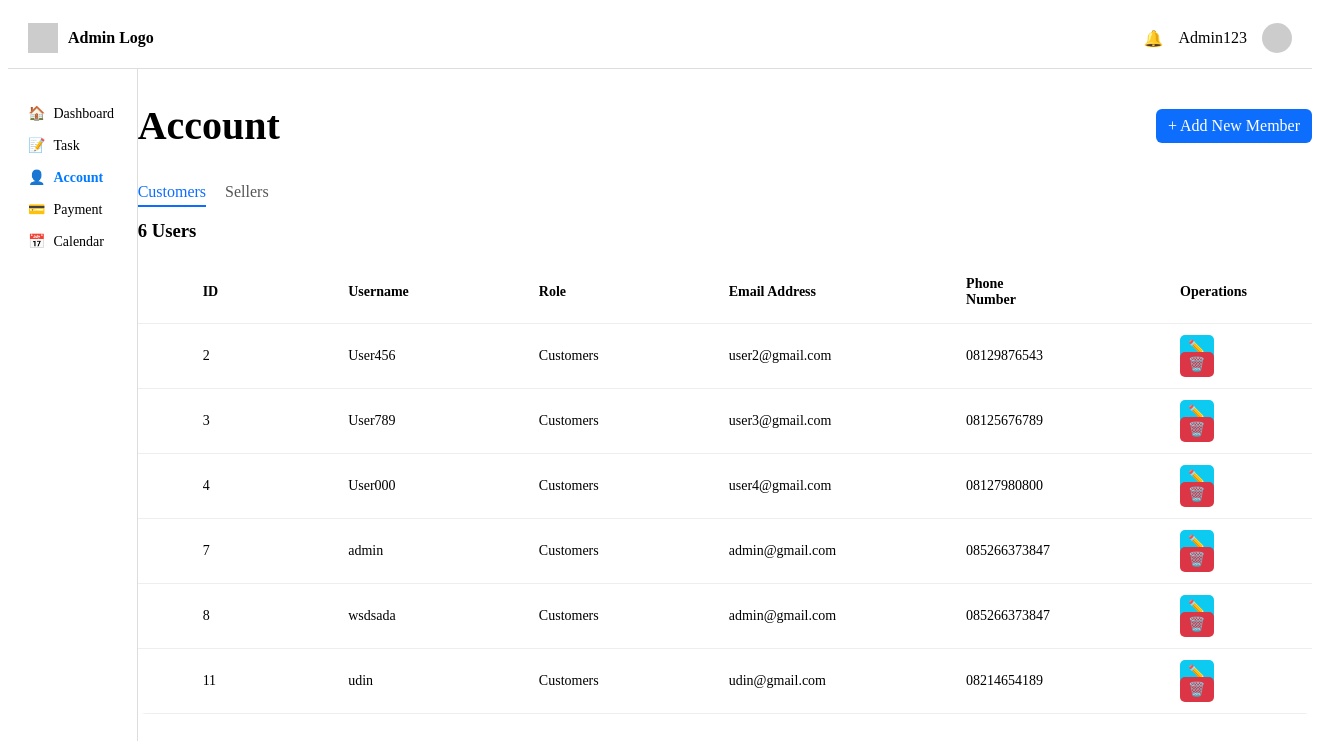
The page /account.php on the database its author committed.
### tables this page shows
CREATE TABLE `users` (
  `id` int NOT NULL,
  `username` varchar(50) DEFAULT NULL,
  `role` enum('Customers','Sellers') DEFAULT NULL,
  `email` varchar(100) DEFAULT NULL,
  `phone` varchar(20) DEFAULT NULL,
  `password` varchar(255) DEFAULT NULL,
  `status` varchar(20) DEFAULT 'Unverified',
  `first_name` varchar(100) DEFAULT NULL,
  `last_name` varchar(100) DEFAULT NULL,
  `dob` date DEFAULT NULL,
  `gender` enum('Male','Female') DEFAULT 'Male',
  `address` varchar(255) DEFAULT NULL,
  `id_image` varchar(255) DEFAULT NULL,
  `nik` varchar(50) DEFAULT NULL,
  `id_expiry` date DEFAULT NULL,
  `nationality` varchar(50) DEFAULT NULL,
  `other_info` text
);

### account.php (the view, shortened to what this page needs)
<?php include 'koneksi.php'; ?>
<!DOCTYPE html>
<html lang="en">
<head>
</head>
<body>
<header class="topbar">
    <div class="left">
      <div class="logo-section">
        <img src="https://via.placeholder.com/30" alt="Logo" class="logo-icon">
        <span class="logo-text">Admin Logo</span>
      </div>
    </div>
    <div class="right">
      <span class="notif">🔔</span>
      <span class="username">Admin123</span>
      <img src="https://via.placeholder.com/25" alt="Avatar" class="avatar">
    </div>
  </header>
  <div class="content-wrapper">
    <?php
$currentPage = basename($_SERVER['PHP_SELF']);
?>
<aside class="sidebar">
  <ul class="nav">
    <li class="<?= $currentPage == 'dashboard.php' ? 'active' : '' ?>">
      <a href="dashboard.php"><span class="icon">🏠</span> Dashboard</a>
    </li>
    <li class="<?= $currentPage == 'task.php' ? 'active' : '' ?>">
      <a href="task.php"><span class="icon">📝</span> Task</a>
    </li>
    <li class="<?= $currentPage == 'account.php' ? 'active' : '' ?>">
      <a href="account.php"><span class="icon">👤</span> Account</a>
    </li>
    <li class="<?= $currentPage == 'transaksi.php' ? 'active' : '' ?>">
      <a href="transaksi.php"><span class="icon">💳</span> Payment</a>
    </li>
    <li class="<?= $currentPage == 'calendar.php' ? 'active' : '' ?>">
      <a href="calendar.php"><span class="icon">📅</span> Calendar</a>
    </li>
  </ul>
</aside>
    <main class="main-content">
      <div class="account-header">
        <h2>Account</h2>
        <label for="popup-toggle" class="btn-add">+ Add New Member</label>
      </div>
      <div class="tabs">
        <a href="?role=Customers" class="<?= (!isset($_GET['role']) || $_GET['role'] == 'Customers') ? 'active' : '' ?>">Customers</a>
        <a href="?role=Sellers" class="<?= (isset($_GET['role']) && $_GET['role'] == 'Sellers') ? 'active' : '' ?>">Sellers</a>
      </div>
      <?php
      $role = $_GET['role'] ?? 'Customers';
      $query = mysqli_query($conn, "SELECT * FROM users WHERE role='$role'");
      ?>
<h3><?= mysqli_num_rows($query); ?> Users</h3>
<table>
  <thead>
    <tr>
      <th>ID</th>
      <th>Username</th>
      <th>Role</th>
      <th>Email Address</th>
      <?php if ($role === 'Sellers') { ?>
        <th>Status</th>
      <?php } else { ?>
        <th>Phone Number</th>
      <?php } ?>
      <th>Operations</th>
    </tr>
  </thead>
  <tbody>
    <?php while ($row = mysqli_fetch_assoc($query)) { ?>
      <tr>
        <td><?= $row['id'] ?></td>
        <td><?= $row['username'] ?></td>
        <td><?= $row['role'] ?></td>
        <td><?= $row['email'] ?></td>
        <?php if ($role === 'Sellers') { ?>
          <td style="color: <?= $row['status'] == 'Verified' ? 'green' : 'red'; ?>">
            <?= $row['status'] ?>
          </td>
        <?php } else { ?>
          <td><?= $row['phone'] ?></td>
        <?php } ?>
        <td>
          <a href="edit.php?id=<?= $row['id'] ?>" class="btn-edit">✏️</a>
          <label for="confirm-delete-<?= $row['id'] ?>" class="btn-delete">🗑️</label>
        </td>
      </tr>
    <?php } ?>
  </tbody>
</table>
    </main>
  </div>
</body>
</html>

### rows shown on the page
users: id "2", username "User456", role "Customers", email "user2@gmail.com", phone "08129876543"
users: id "3", username "User789", role "Customers", email "user3@gmail.com", phone "08125676789"
users: id "4", username "User000", role "Customers", email "user4@gmail.com", phone "08127980800"
users: id "7", username "admin", role "Customers", email "admin@gmail.com", phone "085266373847"
users: id "8", username "wsdsada", role "Customers", email "admin@gmail.com", phone "085266373847"
users: id "11", username "udin", role "Customers", email "udin@gmail.com", phone "08214654189"

### other values the page prints
mysqli_num_rows($query) "6"
